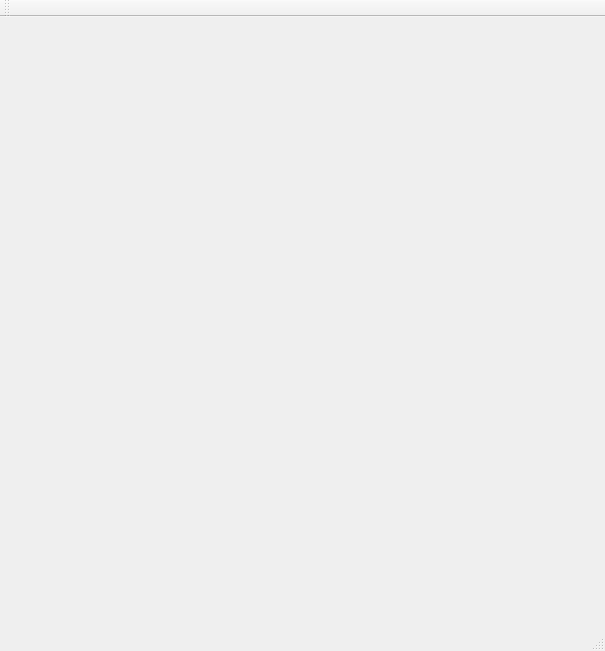
<?xml version="1.0" encoding="UTF-8"?>
<ui version="4.0">
 <class>MainWindow</class>
 <widget class="QMainWindow" name="MainWindow">
  <property name="geometry">
   <rect>
    <x>0</x>
    <y>0</y>
    <width>605</width>
    <height>651</height>
   </rect>
  </property>
  <property name="sizePolicy">
   <sizepolicy hsizetype="Ignored" vsizetype="Ignored">
    <horstretch>0</horstretch>
    <verstretch>0</verstretch>
   </sizepolicy>
  </property>
  <property name="windowTitle">
   <string>MainWindow</string>
  </property>
  <widget class="QWidget" name="centralWidget">
   <property name="sizePolicy">
    <sizepolicy hsizetype="Ignored" vsizetype="Ignored">
     <horstretch>0</horstretch>
     <verstretch>0</verstretch>
    </sizepolicy>
   </property>
   <property name="maximumSize">
    <size>
     <width>600</width>
     <height>600</height>
    </size>
   </property>
  </widget>
  <widget class="QMenuBar" name="menuBar">
   <property name="geometry">
    <rect>
     <x>0</x>
     <y>0</y>
     <width>605</width>
     <height>21</height>
    </rect>
   </property>
  </widget>
  <widget class="QToolBar" name="mainToolBar">
   <attribute name="toolBarArea">
    <enum>TopToolBarArea</enum>
   </attribute>
   <attribute name="toolBarBreak">
    <bool>false</bool>
   </attribute>
  </widget>
  <widget class="QStatusBar" name="statusBar"/>
 </widget>
 <layoutdefault spacing="6" margin="11"/>
 <resources/>
 <connections/>
</ui>
